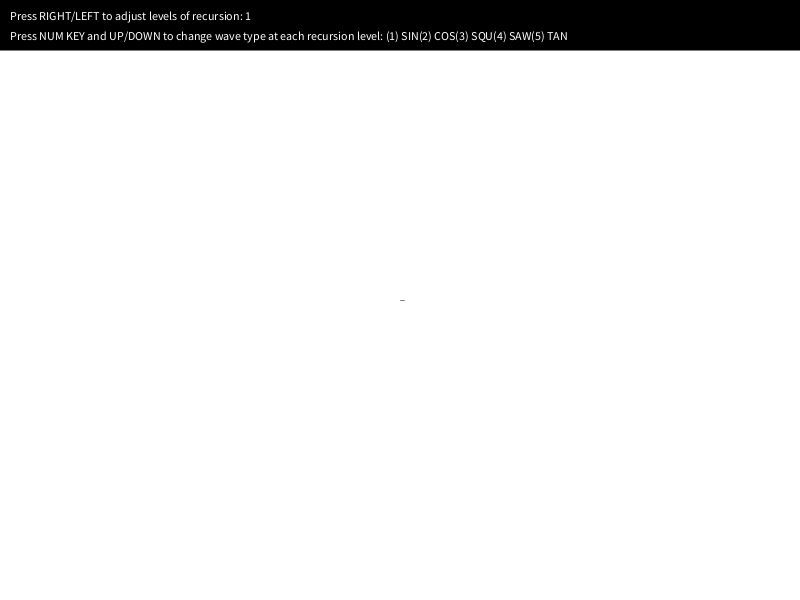
Frame 1 (no input)
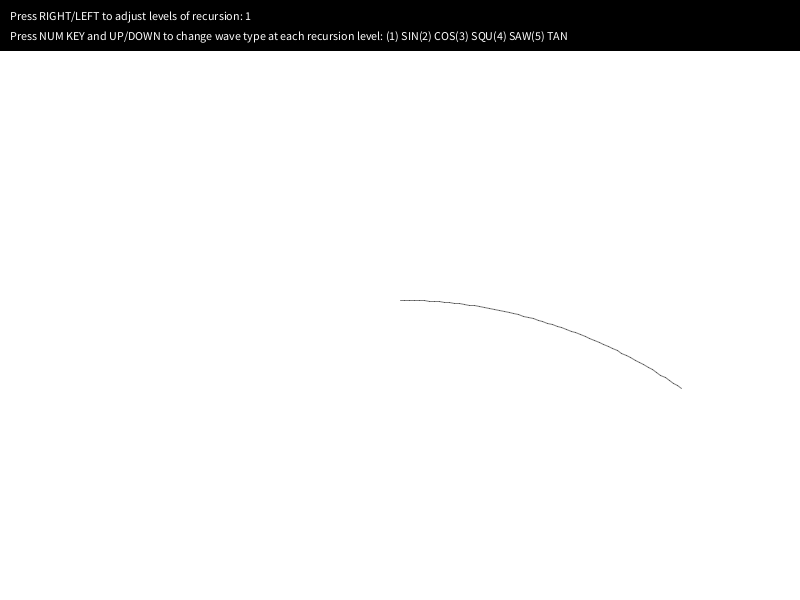
Frame 60 (the mouse pressed at the canvas centre just before this capture)
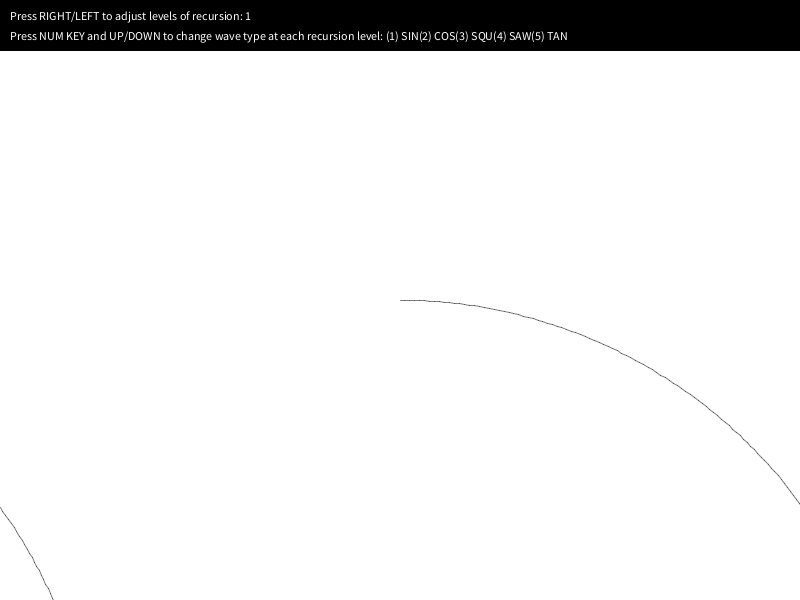
Frame 120 (the mouse held since frame 60 and released just before this capture)

The Processing sketch that drew these frames (run headless with seeded random() and noise(); from frame 60 on, the mouse is pressed at the canvas centre):

// Processing sketch: recursive_Waves
// ── recursive_Waves.pde
// Control how many times to recurse
// Control which wave to use at which level of recursion
// Control whether to modulate freq or amp

float tx, ty;
float x, y, prevX, prevY;
int level;
int cap = 0;
int [] indices = { 
  0, 1, 2, 3, 4
};

String [] types = { 
  "SIN", "COS", "SQU", "SAW", "TAN"
};

float frequency = 0.01;
float amplitude = 5;
float offset = 0;

Cursor xCursor = new Cursor(PI/2, frequency, amplitude, offset);
Cursor yCursor = new Cursor(0, frequency, amplitude, offset);

void setup() {
  size(800, 600); 
  background(255);
  noiseSeed(0);
  noiseDetail(4, .67);
  tx = width/2;
  ty = height/2;
}

void draw() {
  if (x > tx || x < -tx || y > ty || y < -ty) {
    if (x > tx) {
      x = -tx;
    }   
    else if(x < -tx) {
      x = tx;
    } 
    if (y > ty) { 
      y = -ty;
    }
    else if(y < -ty) {
      y = ty;
    }
    prevX = x;
    prevY = y;
  }


  float xspeed = xCursor.run(0);
  float yspeed = yCursor.run(0);

  x += xspeed;
  y += yspeed;

  pushMatrix();
  translate(tx, ty);
  stroke(0, 128);
  line(x, y, prevX, prevY);
  prevX = x;
  prevY = y;
  popMatrix();

  label();
}

void label() {
  fill(0);
  rect(0, 0, width, 50);
  fill(255);
  text("Press RIGHT/LEFT to adjust levels of recursion: " + (cap+1), 10, 20);
  text("Press NUM KEY and UP/DOWN to change wave type at each recursion level: (1) " + types[indices[0]] + "\t(2) " + types[indices[1]] + "\t(3) " + types[indices[2]] + "\t(4) " + types[indices[3]] + "\t(5) " + types[indices[4]], 10, 40);
}

void display(float yoff, float y) {
  pushMatrix();
  translate(0, yoff);
  line(x, 0, x, y);
  popMatrix();
}

void keyPressed() {

    // SPACEBAR
    switch(keyCode) {
    case UP:
      indices[level]++;
      break;
    case DOWN:
      indices[level]--;
      break;
    case RIGHT:
      cap++;
      break;
    case LEFT:
      cap--;
      break;
    }
    
  if (key == CODED) {
    if (keyCode == UP || keyCode == DOWN) {
      indices[level] = constrain(indices[level], 0, indices.length-1);
    }
    else if (keyCode == RIGHT || keyCode == LEFT) {
      cap = constrain(cap, 0, indices.length-1);
      xCursor.reset();
      yCursor.reset();
    }
  }
  else {
    int k = parseInt(key)-49;
    if (k >=0 && k < indices.length) {
      level = k;
    }
  }
}


// ── Cursor.pde
class Cursor {  
  ArrayList<Wave>waves = new ArrayList<Wave>();
  float t, f, a, o;
  float of, oa;
  Cursor freq;
  Cursor amp;

  Cursor(float _t, float _f, float _a, float _o) {
    t = _t;
    f = _f;
    a = _a;
    o = _o;

    of = f;
    oa = a;

    waves.add(new Sine(t, f, a, o));
    waves.add(new Cosine(t, f, a, o));
    waves.add(new Square(t, f, a, o));
    waves.add(new Sawtooth(t, f, a, o));
    waves.add(new Tan(t, f, a, o));
  }

  void reset() {
    f = of; 
    a = oa;
    freq = new Cursor(t, f, a, o);
    amp = new Cursor(t, f, a, o);
  }

  float run(int lim) {

    if (lim >= cap) {
      return waves.get(indices[lim]).run(f, a);
    }
    else {
      if (freq == null) {
        freq = new Cursor(t, f, a, o);
      }
      if (amp == null) {
        amp = new Cursor(t, f, a, o);
      }

      f = (freq.run(lim+1)/a)*TWO_PI;
      a = amp.run(lim+1);

      return waves.get(indices[lim]).run(f, a);
    }
  }
}


// ── Wave.pde
class Wave {
  float t, f, a, o;

  Wave(float _t, float _f, float _a, float _o) {
    t = _t;
    f = _f;
    a = _a;
    o = _o;
  }

  void update() {
    t+=f;
  }

  float run(float _f, float _a) {
    f = _f;
    a = _a;
    update();
    return wave();
  }

  float wave() {
    return 0;
  }
}

class Sine extends Wave {

  Sine(float t, float f, float a, float o) {
    super(t, f, a, o);
  }

  float wave() {
    return sin(t)*a + o;
  }
}

class Cosine extends Wave {

  Cosine(float t, float f, float a, float o) {
    super(t, f, a, o);
  }

  float wave() {
    return cos(t)*a + o;
  }
}

class Tan extends Wave {

  Tan(float t, float f, float a, float o) {
    super(t, f, a, o);
  }

  float wave() {
    float sum = tan(t)*a + o;
    sum = constrain(sum, -width, width);
    return sum;
  }
}

class Square extends Wave {

  Square(float t, float f, float a, float o) {
    super(t, f, a, o);
  }

  float wave() {
    return o + (t%TWO_PI >= PI ? 1 : -1)*a;
  }
}

class Sawtooth extends Wave {
  float m;

  Sawtooth(float t, float f, float a, float o) {
    super(t, f, a, o);
    m = (a+o) / TWO_PI;
  }

  float wave() {
    return ((t%TWO_PI)*m)+o-(a/2);
  }
}
